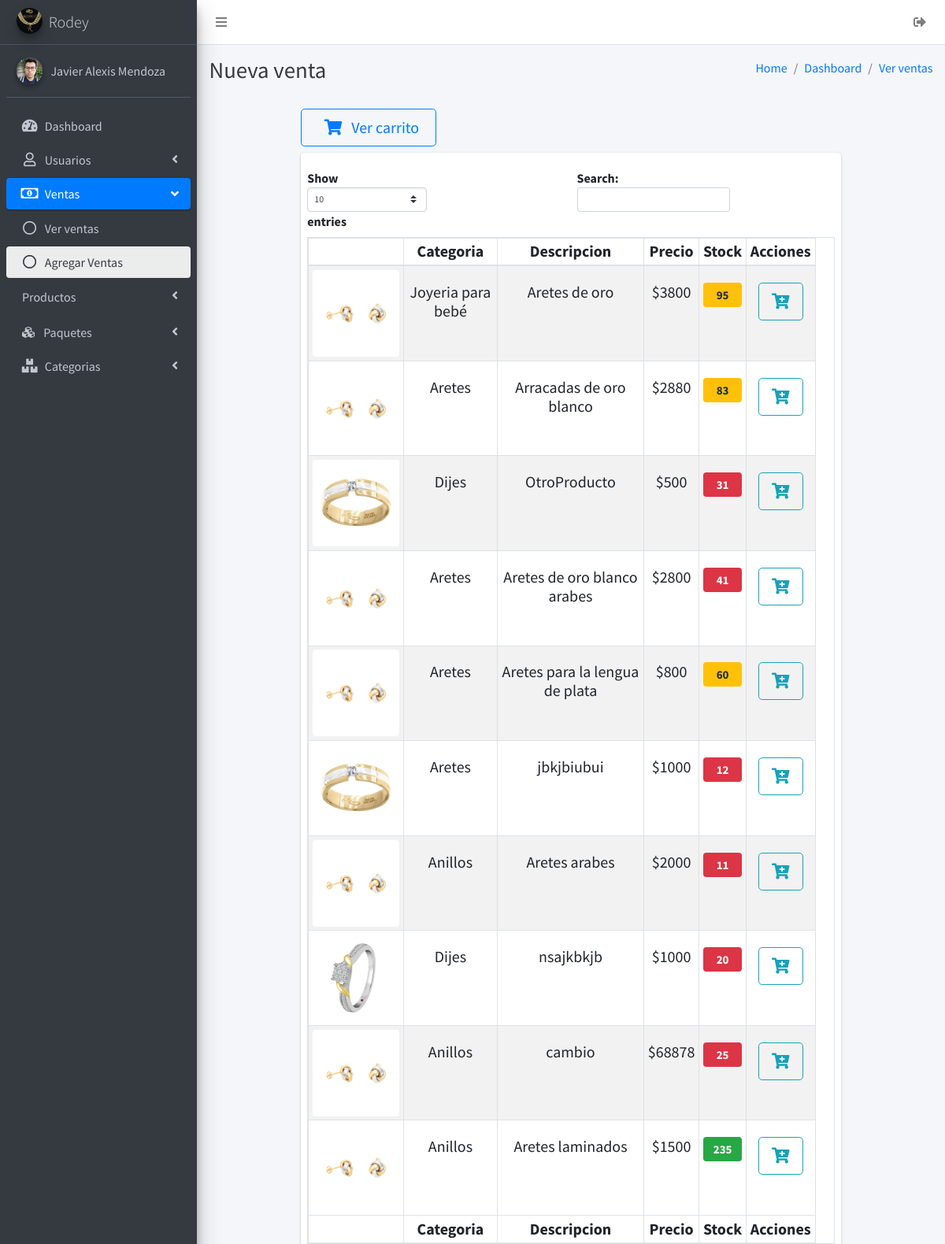
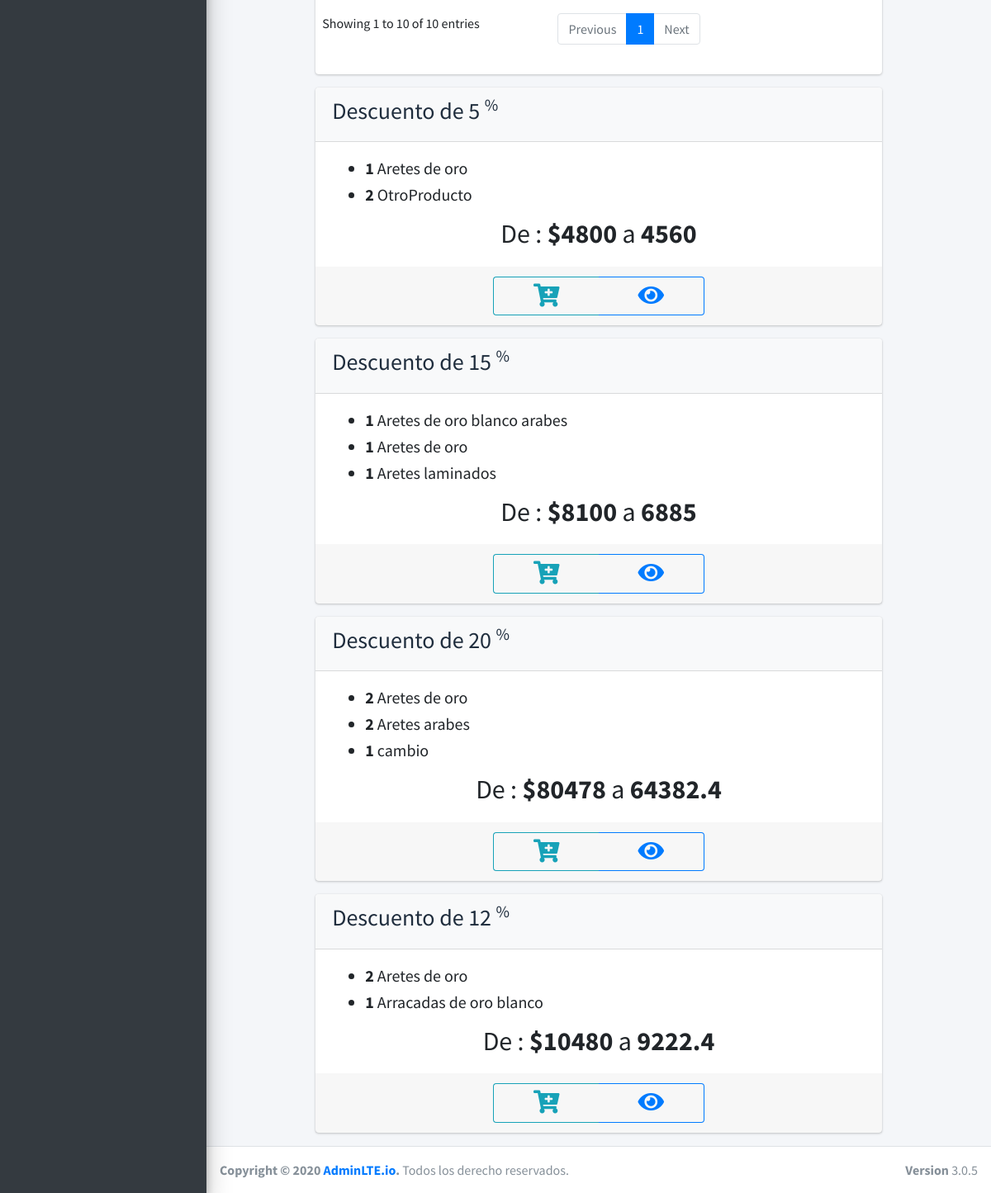
The page /ventas/accionesVenta/nuevaVenta.php (signed in) on the database its author committed (2 pictures, top to bottom).
### tables this page shows
CREATE TABLE `usuarios` (
  `idusuarios` int NOT NULL AUTO_INCREMENT,
  `nombre` varchar(45) NOT NULL,
  `apellidoP` varchar(45) NOT NULL,
  `apellidoM` varchar(45) NOT NULL,
  `numeroCelular` varchar(20) DEFAULT NULL,
  `correoElectronico` varchar(45) DEFAULT NULL,
  `direccion` varchar(100) DEFAULT NULL,
  `estado` tinyint(1) NOT NULL DEFAULT '1',
  `usuario` varchar(30) NOT NULL,
  `contraseña` varchar(300) NOT NULL,
  `imgUsuario` varchar(200) DEFAULT NULL,
  `categoria_usuario` int NOT NULL,
  PRIMARY KEY (`idusuarios`),
  KEY `fk_categoria_idx` (`categoria_usuario`),
  CONSTRAINT `fk_categoria` FOREIGN KEY (`categoria_usuario`) REFERENCES `categoria_usuario` (`idcategoria_usuario`)
);

CREATE TABLE `producto` (
  `idProducto` int NOT NULL AUTO_INCREMENT,
  `categoria_kf` int NOT NULL,
  `descripcion` varchar(150) NOT NULL,
  `costo_compra` float NOT NULL,
  `costo_venta` float NOT NULL,
  `cantidad_stock` int NOT NULL,
  `img_producto` varchar(200) DEFAULT NULL,
  PRIMARY KEY (`idProducto`),
  KEY `fk_producto_categoria_idx` (`categoria_kf`),
  CONSTRAINT `fk_producto_categoria` FOREIGN KEY (`categoria_kf`) REFERENCES `categoria_producto` (`idcategoria_producto`)
);

CREATE TABLE `categoria_producto` (
  `idcategoria_producto` int NOT NULL AUTO_INCREMENT,
  `categoria` varchar(45) NOT NULL,
  PRIMARY KEY (`idcategoria_producto`)
);

CREATE TABLE `stockUsuario` (
  `idUsuario` int NOT NULL,
  `idProducto` int NOT NULL,
  `cantidadProducto` int NOT NULL,
  KEY `fk_stockProducto_idx` (`idProducto`),
  KEY `fk_stockUsuario_idx` (`idUsuario`),
  CONSTRAINT `fk_stockProducto` FOREIGN KEY (`idProducto`) REFERENCES `producto` (`idProducto`),
  CONSTRAINT `fk_stockUsuario` FOREIGN KEY (`idUsuario`) REFERENCES `usuarios` (`idusuarios`)
);

CREATE TABLE `Paquetes` (
  `idpaquete` int NOT NULL AUTO_INCREMENT,
  `idusuario` int NOT NULL,
  `fecha` datetime NOT NULL,
  `precioOriginal` float NOT NULL,
  `precioVenta` float NOT NULL,
  `porcentaje` float NOT NULL,
  PRIMARY KEY (`idpaquete`),
  KEY `idpaquete_idx` (`idpaquete`),
  KEY `fk_usuario_idx` (`idusuario`),
  CONSTRAINT `fk_usuario` FOREIGN KEY (`idusuario`) REFERENCES `usuarios` (`idusuarios`)
);

### ventas/accionesVenta/nuevaVenta.php (the view, shortened to what the rows shown need)
<?php
include '../../sessionIniciada.php';
?>
<!DOCTYPE html>
<html>
<head>
    <link rel="stylesheet" href="../../plugins/fontawesome-free/css/all.min.css">
    <link rel="stylesheet" href="https://code.ionicframework.com/ionicons/2.0.1/css/ionicons.min.css">
    <link rel="stylesheet" href="../../plugins/tempusdominus-bootstrap-4/css/tempusdominus-bootstrap-4.min.css">
    <link rel="stylesheet" href="../../dist/css/adminlte.min.css">
    <link rel="stylesheet" href="../../plugins/overlayScrollbars/css/OverlayScrollbars.min.css">
</head>
<body class="hold-transition sidebar-mini layout-fixed">
    <div class="wrapper">
        <aside class="main-sidebar sidebar-dark-primary elevation-4">
            <div class="sidebar">
                <div class="user-panel mt-3 pb-3 mb-3 d-flex">
                    <div class="image">
                        <img src="../<?= $IMGUSER ?>" class="img-circle elevation-2" alt="User Image">
                    </div>
                    <div class="info">
                        <a href="#" class="d-block"><?php echo $NOMBREUSER ?></a>
                    </div>
                </div>
            </div>
        </aside>
        <div class="content-wrapper">
            <div class="content-header">
                <div class="container-fluid">
                    <div class="row mb-2">
                        <div class="col-sm-6">
                            <h1 class="m-0 text-dark">Nueva venta</h1>
                        </div>
                    </div>
                </div>
            </div>
            <section class="content">
                <div class="container-fluid">
                    <?php
                    include '../../conexiones/conexion.php';
                    $sql = "CALL select_productos_usuario(" . $_SESSION['idusuario'] . ")";
                    $resultado = $conexion->query($sql);
                    ?>
                    <div class="row justify-content-center">
                        <div class="col-lg-9 col-md-10 col-sm-12 justify-content-center">
                            <div class="card">
                                <div
                                    class="card-body w-100 px-2                                                                                                                                                                                                              ">
                                    <table id="example2"
                                        class="table-sm table-hover table-responsive table table-striped table-bordered text-center">
                                        <thead>
                                            <tr class="h5">
                                                <th></th>
                                                <th>Categoria</th>
                                                <th>Descripcion</th>
                                                <th>Precio</th>
                                                <th>Stock</th>
                                                <th>Acciones</th>
                                            </tr>
                                        </thead>
                                        <tbody>
                                            <?php
                                            $var=0;
                                            while ($mostrar = mysqli_fetch_array($resultado)) {
                                                $img = $mostrar['img'];
                                            ?>
                                            <tr>
                                                <td><img src="../../img_productos/<?= $img ?>" class="img-rounded"
                                                        alt="" width="110" data-toggle="modal"
                                                        data-target="#exampleModal<?=$var?>"></td>
                                                <td>
                                                    <p class="mt-3 h5 text-center"><?php echo $mostrar['categoria'] ?>
                                                    </p>
                                                </td>
                                                <td>
                                                    <p class="mt-3 h5 text-center"><?php echo $mostrar['descripcion'] ?>
                                                    </p>
                                                </td>
                                                <td>
                                                    <p class="mt-3 h5 text-center"><?php echo '$' . $mostrar['costo'] ?>
                                                    </p>
                                                </td>
                                                <td>
                                                    <p class="mt-3 h5 text-center"><span
                                                            class="badge mt-3 d-block py-2 <?= ($mostrar['stock'] < 50) ? "badge-danger" : (($mostrar['stock'] < 100) ? "badge-warning" : "badge-success") ?> "><?php echo $mostrar['stock'] ?></span>
                                                    </p>
                                                </td>
                                                <td>
                                                    <div class="btn-group btn-group  mt-3">
                                                        <a class="btn btn-lg btn-outline-info"
                                                            href="add.php?idp=<?= $mostrar['id_producto'] ?>"><i
                                                                class="fas fa-cart-plus"></i></a>
                                                    </div>
                                                </td>
                                            </tr>
                                            <?php $var=$var+1;} ?>
                                        </tbody>
                                        <tfoot>
                                            <tr class="h5">
                                                <th></th>
                                                <th>Categoria</th>
                                                <th>Descripcion</th>
                                                <th>Precio</th>
                                                <th>Stock</th>
                                                <th>Acciones</th>
                                            </tr>
                                        </tfoot>
                                    </table>
                                </div>
                            </div>
                        </div>
                    </div>
                    <div class="row justify-content-center ">
                        <?php
                        include '../../conexiones/conexion.php';
                        $sqlPaquetes = "SELECT * FROM Joyeria.Paquetes;";
                        $resPaquetes = $conexion->query($sqlPaquetes);
                        while ($mostrar = mysqli_fetch_array($resPaquetes)) {
                            include '../../conexiones/conexion.php';
                            $sqlgetPaquete = 'call getCountProductosPaquete(' . $mostrar['idpaquete'] . ','.$_SESSION['idusuario'].');';
                            $packList = $conexion->query($sqlgetPaquete);
                            $numeroT=mysqli_num_rows($packList);
                            $mtp = mysqli_fetch_array($packList);
                            if($mtp['total']==$numeroT){
                                include '../../conexiones/conexion.php';
                                $sqlgetPaqueteRest = 'call getPaquetes(' . $mostrar['idpaquete'] . ');';
                                $packListRest = $conexion->query($sqlgetPaqueteRest);
                                $lista = "";
                                while ($mtpRest = mysqli_fetch_array($packListRest)) {
                                    $lista .= "<li class='h5'>";
                                    $lista .= "<strong>". $mtpRest['cantidad_T']."</strong>" . " " . $mtpRest['descripcion'];
                                    $lista .= "</li>";
                                }
                                echo '<div class="col-lg-9 col-sm-12 col-md-10 ">
                                        <div class="card card-light">
                                            <div class="card-header d-flex justify-content-between">
                                                <h3 class="text-left">Descuento de ' . $mostrar['porcentaje'] . ' <sup style="font-size: 20px">%</sup> </h3>
                                            </div>
                                            <div class="card-body">
                                                <ul>
                                                    ' . $lista . '
                                                </ul>
                                            <p class="card-text text-center h2">De : <strong >$' . $mostrar['precioOriginal'] . '</strong> a <strong>'.$mostrar['precioVenta'].'</strong></p>
                                            </div>
                                            <div class="card-footer text-center text-muted">
                                                <div class="btn-group ">
                                                    <a href="add.php?idpack=' . $mostrar['idpaquete'] . '" class="btn btn-outline-info px-5 border-right-0"><strong   class="h3"><i class="fas fa-cart-plus"></i></strong></a>
                                                    <a href="verPaquete.php?idp=' . $mostrar['idpaquete'] . '" class="btn btn-outline-primary px-5 border-left-0"><strong   class="h3"><i class="fas fa-eye"></i></strong></a>
                                                </div>
                                            </div>
                                        </div>
                                    </div>';
                            }
                        }
                        ?>
                    </div>
                </div>
            </section>
        </div>
    </div>
</body>
</html>

### rows shown on the page
usuarios: imgUsuario (picture), NOMBREUSER "Javier Alexis Mendoza"
producto: img_producto (picture), categoria_kf.categoria "Joyeria para bebé", descripcion "Aretes de oro", costo_venta "3800", stockusuario.cantidadProducto "95"
producto: img_producto (picture), categoria_kf.categoria "Aretes", descripcion "Arracadas de oro blanco", costo_venta "2880", stockusuario.cantidadProducto "83"
producto: img_producto (picture), categoria_kf.categoria "Dijes", descripcion "OtroProducto", costo_venta "500", stockusuario.cantidadProducto "31"
producto: img_producto (picture), categoria_kf.categoria "Aretes", descripcion "Aretes de oro blanco arabes", costo_venta "2800", stockusuario.cantidadProducto "41"
producto: img_producto (picture), categoria_kf.categoria "Aretes", descripcion "Aretes para la lengua de plata", costo_venta "800", stockusuario.cantidadProducto "60"
producto: img_producto (picture), categoria_kf.categoria "Aretes", descripcion "jbkjbiubui", costo_venta "1000", stockusuario.cantidadProducto "12"
producto: img_producto (picture), categoria_kf.categoria "Anillos", descripcion "Aretes arabes", costo_venta "2000", stockusuario.cantidadProducto "11"
producto: img_producto (picture), categoria_kf.categoria "Dijes", descripcion "nsajkbkjb", costo_venta "1000", stockusuario.cantidadProducto "20"
producto: img_producto (picture), categoria_kf.categoria "Anillos", descripcion "cambio", costo_venta "68878", stockusuario.cantidadProducto "25"
producto: img_producto (picture), categoria_kf.categoria "Anillos", descripcion "Aretes laminados", costo_venta "1500", stockusuario.cantidadProducto "235"
paquetes: porcentaje "5", cantidad_T "1", descripcion "Aretes de oro", cantidad_T "2", descripcion "OtroProducto", precioOriginal "4800", precioVenta "4560"
paquetes: porcentaje "15", cantidad_T "1", descripcion "Aretes de oro blanco arabes", descripcion "Aretes de oro", descripcion "Aretes laminados", precioOriginal "8100", precioVenta "6885"
paquetes: porcentaje "20", cantidad_T "2", descripcion "Aretes de oro", descripcion "Aretes arabes", cantidad_T "1", descripcion "cambio", precioOriginal "80478", precioVenta "64382.4"
paquetes: porcentaje "12", cantidad_T "2", descripcion "Aretes de oro", cantidad_T "1", descripcion "Arracadas de oro blanco", precioOriginal "10480", precioVenta "9222.4"
